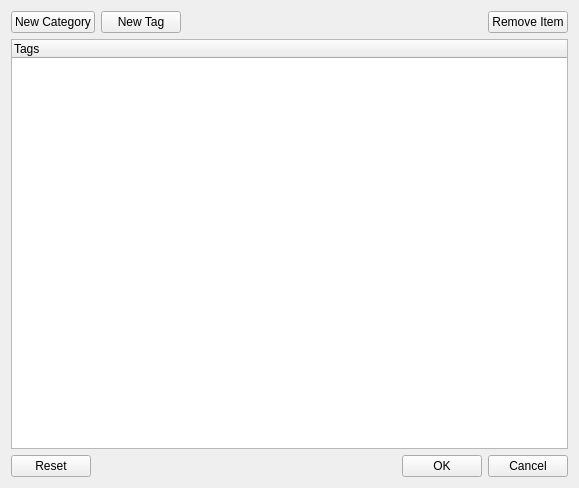
<?xml version="1.0" encoding="UTF-8"?>
<ui version="4.0">
 <class>ezQtTagsDlg</class>
 <widget class="QDialog" name="ezQtTagsDlg">
  <property name="geometry">
   <rect>
    <x>0</x>
    <y>0</y>
    <width>579</width>
    <height>488</height>
   </rect>
  </property>
  <property name="windowTitle">
   <string>Tags</string>
  </property>
  <property name="windowIcon">
   <iconset resource="../QtResources/resources.qrc">
    <normaloff>:/EditorFramework/Icons/Tag16.png</normaloff>:/EditorFramework/Icons/Tag16.png</iconset>
  </property>
  <layout class="QVBoxLayout" name="verticalLayout">
   <item>
    <layout class="QHBoxLayout" name="horizontalLayout">
     <item>
      <widget class="QPushButton" name="ButtonNewCategory">
       <property name="text">
        <string>New Category</string>
       </property>
       <property name="autoDefault">
        <bool>false</bool>
       </property>
      </widget>
     </item>
     <item>
      <widget class="QPushButton" name="ButtonNewTag">
       <property name="text">
        <string>New Tag</string>
       </property>
       <property name="autoDefault">
        <bool>false</bool>
       </property>
      </widget>
     </item>
     <item>
      <spacer name="horizontalSpacer">
       <property name="orientation">
        <enum>Qt::Horizontal</enum>
       </property>
       <property name="sizeHint" stdset="0">
        <size>
         <width>40</width>
         <height>20</height>
        </size>
       </property>
      </spacer>
     </item>
     <item>
      <widget class="QPushButton" name="ButtonRemove">
       <property name="text">
        <string>Remove Item</string>
       </property>
       <property name="autoDefault">
        <bool>false</bool>
       </property>
      </widget>
     </item>
    </layout>
   </item>
   <item>
    <widget class="QTreeWidget" name="TreeTags">
     <column>
      <property name="text">
       <string>Tags</string>
      </property>
     </column>
    </widget>
   </item>
   <item>
    <layout class="QHBoxLayout" name="horizontalLayout_2">
     <item>
      <widget class="QPushButton" name="ButtonReset">
       <property name="text">
        <string>Reset</string>
       </property>
       <property name="autoDefault">
        <bool>false</bool>
       </property>
      </widget>
     </item>
     <item>
      <spacer name="horizontalSpacer_2">
       <property name="orientation">
        <enum>Qt::Horizontal</enum>
       </property>
       <property name="sizeHint" stdset="0">
        <size>
         <width>40</width>
         <height>20</height>
        </size>
       </property>
      </spacer>
     </item>
     <item>
      <widget class="QPushButton" name="ButtonOk">
       <property name="text">
        <string>OK</string>
       </property>
       <property name="autoDefault">
        <bool>false</bool>
       </property>
      </widget>
     </item>
     <item>
      <widget class="QPushButton" name="ButtonCancel">
       <property name="text">
        <string>Cancel</string>
       </property>
       <property name="autoDefault">
        <bool>false</bool>
       </property>
      </widget>
     </item>
    </layout>
   </item>
  </layout>
 </widget>
 <resources>
  <include location="../../../Code/Tools/GuiFoundation/QtResources/resources.qrc"/>
  <include location="../QtResources/resources.qrc"/>
 </resources>
 <connections/>
</ui>
